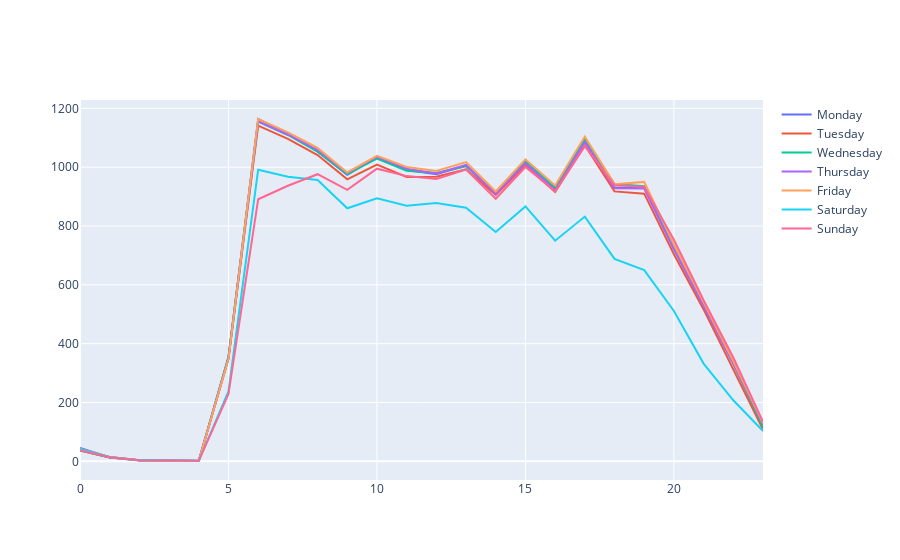

Write notebook code for a chart like this one.
### Code cell
fig = go.Figure()

mondayTrace = go.Line(x = mondayFlights.index, y = mondayFlights.YEAR / 52, name = "Monday",
                        hovertemplate = "%{x} 'o clock <br>%{y} Flights")
tuesdayTrace = go.Line(x = tuesdayFlights.index, y = tuesdayFlights.YEAR / 52, name = "Tuesday",
                        hovertemplate = "%{x} 'o clock <br>%{y} Flights")
wednesdayTrace = go.Line(x = wednesdayFlights.index, y = wednesdayFlights.YEAR / 52, name = "Wednesday",
                        hovertemplate = "%{x} 'o clock <br>%{y} Flights")
thursdayTrace = go.Line(x = thursdayFlights.index, y = thursdayFlights.YEAR / 53, name = "Thursday",
                        hovertemplate = "%{x} 'o clock <br>%{y} Flights")
fridayTrace = go.Line(x = fridayFlights.index, y = fridayFlights.YEAR / 52, name = "Friday",
                        hovertemplate = "%{x} 'o clock <br>%{y} Flights")
saturdayTrace = go.Line(x = saturdayFlights.index, y = saturdayFlights.YEAR / 52, name = "Saturday",
                        hovertemplate = "%{x} 'o clock <br>%{y} Flights")
sundayTrace = go.Line(x = sundayFlights.index, y = sundayFlights.YEAR / 52, name = "Sunday",
                        hovertemplate = "%{x} 'o clock <br>%{y} Flights")
fig.add_trace(mondayTrace)
fig.add_trace(tuesdayTrace)
fig.add_trace(wednesdayTrace)
fig.add_trace(thursdayTrace)
fig.add_trace(fridayTrace)
fig.add_trace(saturdayTrace)
fig.add_trace(sundayTrace)

fig.show()

### Figure 1 — Plotly figure (JSON) as saved in the notebook; plotly's stock layout.template omitted (floating-point values rounded to 4 significant figures)
{"data": [{"hovertemplate": "%{x} 'o clock <br>%{y} Flights", "name": "Monday", "type": "scatter", "x": [0, 1, 2, 3, 4, 5, 6, 7, 8, 9, 10, 11, 12, 13, 14, 15, 16, 17, 18, 19, 20, 21, 22, 23], "y": [45.06, 14.44, 4.077, 2.558, 1.577, 353.7, 1164.0, 1114.0, 1053.0, 973.8, 1034.0, 990.2, 976.5, 1005.0, 911.3, 1017.0, 926.2, 1092.0, 930.2, 930.2, 722.9, 528.1, 330.7, 119.0]}, {"hovertemplate": "%{x} 'o clock <br>%{y} Flights", "name": "Tuesday", "type": "scatter", "x": [0, 1, 2, 3, 4, 5, 6, 7, 8, 9, 10, 11, 12, 13, 14, 15, 16, 17, 18, 19, 20, 21, 22, 23], "y": [37.29, 13.42, 3.923, 2.077, 1.135, 348.9, 1141.0, 1096.0, 1041.0, 958.7, 1009.0, 967.0, 967.6, 992.5, 905.9, 1006.0, 915.6, 1075.0, 917.7, 909.9, 704.2, 516.4, 313.6, 107.9]}, {"hovertemplate": "%{x} 'o clock <br>%{y} Flights", "name": "Wednesday", "type": "scatter", "x": [0, 1, 2, 3, 4, 5, 6, 7, 8, 9, 10, 11, 12, 13, 14, 15, 16, 17, 18, 19, 20, 21, 22, 23], "y": [36.62, 13.13, 2.904, 1.673, 1.423, 355.8, 1155.0, 1109.0, 1053.0, 976.8, 1029.0, 988.1, 980.0, 1003.0, 913.2, 1020.0, 930.2, 1096.0, 942.9, 935.6, 724.6, 531.2, 336.1, 117.1]}, {"hovertemplate": "%{x} 'o clock <br>%{y} Flights", "name": "Thursday", "type": "scatter", "x": [0, 1, 2, 3, 4, 5, 6, 7, 8, 9, 10, 11, 12, 13, 14, 15, 16, 17, 18, 19, 20, 21, 22, 23], "y": [40.04, 13.74, 3.868, 1.962, 1.226, 351.3, 1156.0, 1111.0, 1059.0, 980.9, 1035.0, 994.9, 978.4, 1007.0, 909.8, 1014.0, 921.6, 1086.0, 928.1, 927.4, 720.7, 527.7, 333.9, 126.8]}, {"hovertemplate": "%{x} 'o clock <br>%{y} Flights", "name": "Friday", "type": "scatter", "x": [0, 1, 2, 3, 4, 5, 6, 7, 8, 9, 10, 11, 12, 13, 14, 15, 16, 17, 18, 19, 20, 21, 22, 23], "y": [42.42, 14.52, 3.865, 1.885, 1.462, 347.5, 1164.0, 1119.0, 1065.0, 982.1, 1039.0, 1001.0, 987.2, 1017.0, 917.3, 1027.0, 937.8, 1104.0, 942.4, 950.0, 737, 540.9, 340.0, 129.8]}, {"hovertemplate": "%{x} 'o clock <br>%{y} Flights", "name": "Saturday", "type": "scatter", "x": [0, 1, 2, 3, 4, 5, 6, 7, 8, 9, 10, 11, 12, 13, 14, 15, 16, 17, 18, 19, 20, 21, 22, 23], "y": [40.77, 14.63, 4.135, 2.519, 1.673, 237.7, 991.4, 967.8, 956.7, 860.3, 894.6, 869.3, 878.5, 862.4, 779.9, 866.7, 750.2, 832.1, 688.2, 649.9, 511.2, 332.2, 207.6, 103.3]}, {"hovertemplate": "%{x} 'o clock <br>%{y} Flights", "name": "Sunday", "type": "scatter", "x": [0, 1, 2, 3, 4, 5, 6, 7, 8, 9, 10, 11, 12, 13, 14, 15, 16, 17, 18, 19, 20, 21, 22, 23], "y": [36.63, 14.02, 3.808, 2.038, 1.635, 228.7, 890.9, 936.8, 976.1, 922.8, 994.9, 969.7, 960.1, 992.2, 892.5, 1001.0, 918.3, 1071.0, 938.2, 933.2, 753.5, 547.6, 353.1, 134.5]}], "layout": {}}
